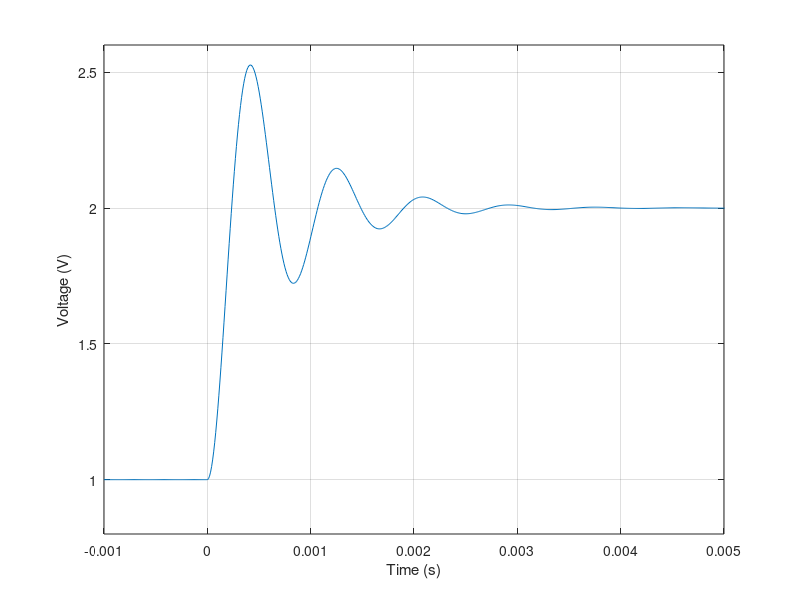

Source code (MATLAB): (Note: this script raises an error after producing the figure.)
% Get all that nasty shit outta here
close all; clear; clc;

% Insert that shit into my workspace
load('HW7_Problem1.mat')

% Plot that shit
figure('Name','Raw Data')
plot(t,Voltage)
ylim([.8 2.6])
xlim([-1 5].*.001)
grid on
xlabel('Time (s)')
ylabel('Voltage (V)')

% Display that useful shit
disp(stepinfo(Voltage,t))

% Find those spikey bois
[peakVals,locs] = findpeaks(-1.*Voltage);
hold on
plot(t(locs(1:5)),-1.*peakVals(1:5),'ro')
error = .1 * 1;
error = ones(1,length(t)) .* error;
plot(t,2+error,'b--',t,2-error,'b--')
plot(.001363,2.1,'g.','MarkerSize',16)
legend('Signal','Peaks','Upper Bound','Lower Bound','Settling Time')

% Linearize that decaying shit
tLin = t(locs(1:5));
linVals = -log(Voltage(locs(1:5)));
figure('Name','Linear')
plot(tLin,linVals,'.','MarkerSize',12)
xlabel('$Time (s)$','Interpreter','latex')
ylabel('$-ln(y_{env})$','Interpreter','latex')

% Linear fit
coeff = polyfit(tLin,linVals,1);
linfit = polyval(coeff,tLin);
hold on; plot(tLin,linfit,'r','LineWidth',2)
fprintf('Slope of the line: %5.3e\n',coeff(1))


% Second order parameters
wd = pi/(4.21*10^-4);
wn = 7460.1;
z = sqrt(abs(1-(wd/wn)^2));
fprintf('Zeta = %5.10f\n',z)

% Error
dError = abs((Voltage-2)/(1-2)) .* 100;
figure()
plot(t,dError,'LineWidth',2)
xlim([0 max(t)])
ylim([0 105])
xlabel('Time (s)')
ylabel('Dynamic Error (%)')










